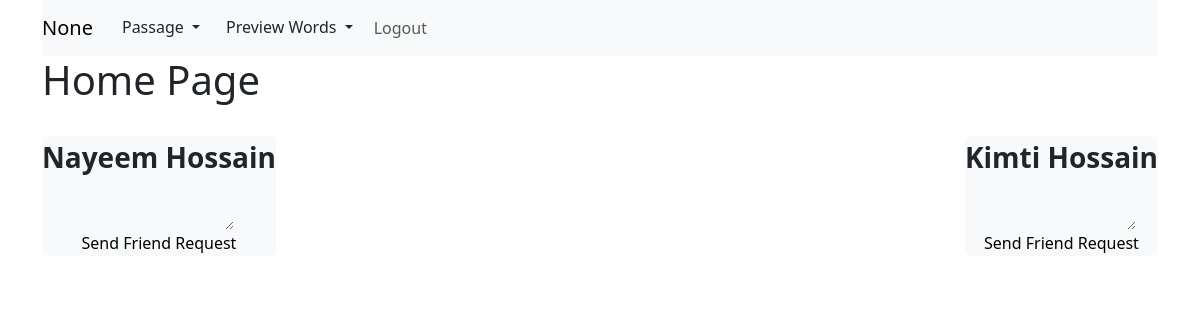
/ (signed in), run on an earlier commit of the app's database.
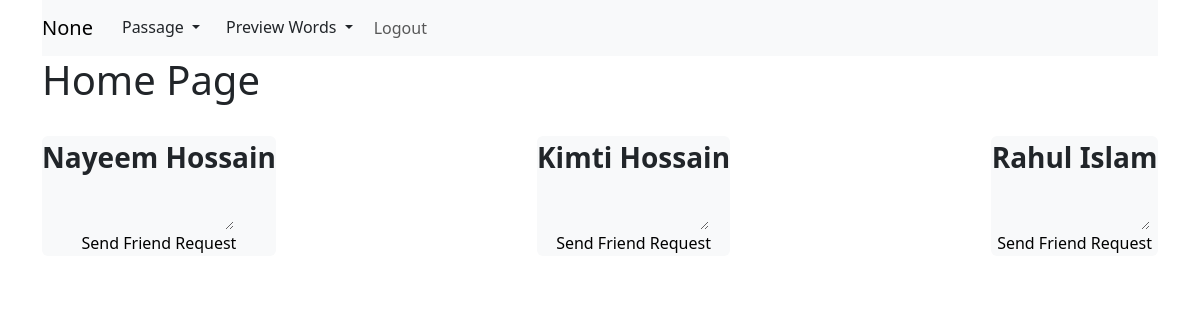
And on a later commit of the database.
### user/models.py (models this page shows, shortened)
class User(AbstractUser):
    phone = models.CharField(max_length=100, null=True, blank=True)
    gender = models.CharField(max_length=10, choices=ghelp.list_to_tuple(CHOICE.GENDER))
    @property
    def full_name(self):
        name = None
        if self.first_name and self.last_name: name = f'{self.first_name} {self.last_name}'
        else:
            if self.first_name: name = self.first_name
            else:
                if self.last_name: name = self.last_name
        return name
    @property
    def short_name(self):
        name = None
        if self.first_name: name = self.first_name
        else:
            if self.last_name: name = self.last_name
        return name

### dictionary/views.py (the view)
# urls.py: path('', views.home, name='home'),
def home(request):
    html_path = 'dictionary/home.html'
    context = {
        'title': 'Home',
        'user': request.user,
        'nav_links': {
            'auth': {
                'home': ghelp.nav_links(key='home', user=request.user),
                'view_passage': ghelp.nav_links(key='view_passage'),
                'add_passage': ghelp.nav_links(key='add_passage'),
                'words': ghelp.nav_links(key='words'),
                'word_details': ghelp.nav_links(key='word_details'),
                'logout': ghelp.nav_links(key='logout')
            },
            'unauth': {
                'login': ghelp.nav_links(key='login'),
                'register': ghelp.nav_links(key='register'),
            }
        },
        'potential_friends': ghelp.users_to_send_friend_request(MODELS_USER.User, MODELS_USER.Userfriend, MODELS_USER.Friendrequest, request.user) if request.user.is_authenticated else [],
        'friend_requests': request.user.requested_to_users.all() if request.user.is_authenticated else []
    }
    return render(request, html_path, context=context)

### help/common/generic.py (called while the page is built)
    def users_to_send_friend_request(self, User, Userfriend, Friendrequest, loggedin_user):
        friend_ids = Userfriend.objects.filter(
            Q(user=loggedin_user) | Q(friend=loggedin_user)
        ).values_list('user_id', 'friend_id')
        friend_ids = {id for pair in friend_ids for id in pair if id != loggedin_user.id}
        pending_ids = Friendrequest.objects.filter(
            Q(user=loggedin_user) | Q(requested_to=loggedin_user)
        ).values_list('user_id', 'requested_to_id')
        pending_ids = {id for pair in pending_ids for id in pair if id != loggedin_user.id}
        excluded_ids = friend_ids.union(pending_ids)
        potential_friends = User.objects.exclude(
            Q(id=loggedin_user.id) | Q(id__in=excluded_ids) | Q(is_superuser=True)
        )
        return potential_friends

### templates/dictionary/home.html (shortened to what this page needs)
{% extends 'base.html' %}
{% block navbar %}
<nav class="navbar navbar-expand-lg navbar-light bg-light position-sticky top-0">
  {% if user.is_authenticated  %}
    <a class="navbar-brand" href="{{nav_links.auth.home.link}}">{{nav_links.auth.home.level}}</a>
    <div class="collapse navbar-collapse" id="navbarNavDropdown">
      <ul class="navbar-nav">
        <li class="nav-item dropdown">
          <button class="btn dropdown-toggle" type="button" id="wordsDropdown" data-bs-toggle="dropdown" aria-expanded="false">
              Passage
          </button>
        </li>
        <li class="nav-item dropdown">
          <button class="btn dropdown-toggle" type="button" id="wordsDropdown" data-bs-toggle="dropdown" aria-expanded="false">
              Preview Words
          </button>
        </li>
        <li class="nav-item">
          <a class="nav-link" href="{{nav_links.auth.logout.link}}">{{nav_links.auth.logout.level}}</a>
        </li>
      </ul>
    </div>
  {% endif %}
</nav>
{% endblock %}
{% block body %}
  <h1>Home Page</h1>
  {% if user.is_authenticated  %}
    <div class="d-flex justify-content-between flex-wrap mt-3">
      {% for potential_friend in potential_friends %}
        <div class="d-flex flex-column bg-light rounded">
          <div class="d-flex justify-content-center align-items-center">
            <span class="fs-3 fw-bold">{{potential_friend.full_name}}</span>
          </div>
          <form method="POST" action="{% url 'send-friend-request' potential_friend.id %}" class="d-inline d-flex flex-column">
            <div class="d-flex justify-content-center align-items-center">
              <textarea class="transparent-input fw-bold" style="width: 150px;" rows="2" name="request_message"></textarea>
            </div>
            <div class="d-flex justify-content-center align-items-center">
              <button type="submit" style="border: none; background-color: transparent; cursor: pointer;">Send Friend Request</button>
            </div>
          </form>
        </div>
      {% endfor %}
    </div>
  {% else %}
    <h1>To Explore Login.</h1>
  {% endif %}
{% endblock %}

What changed in the data, as far as the page shows it:
added User: full_name "Rahul Islam"
